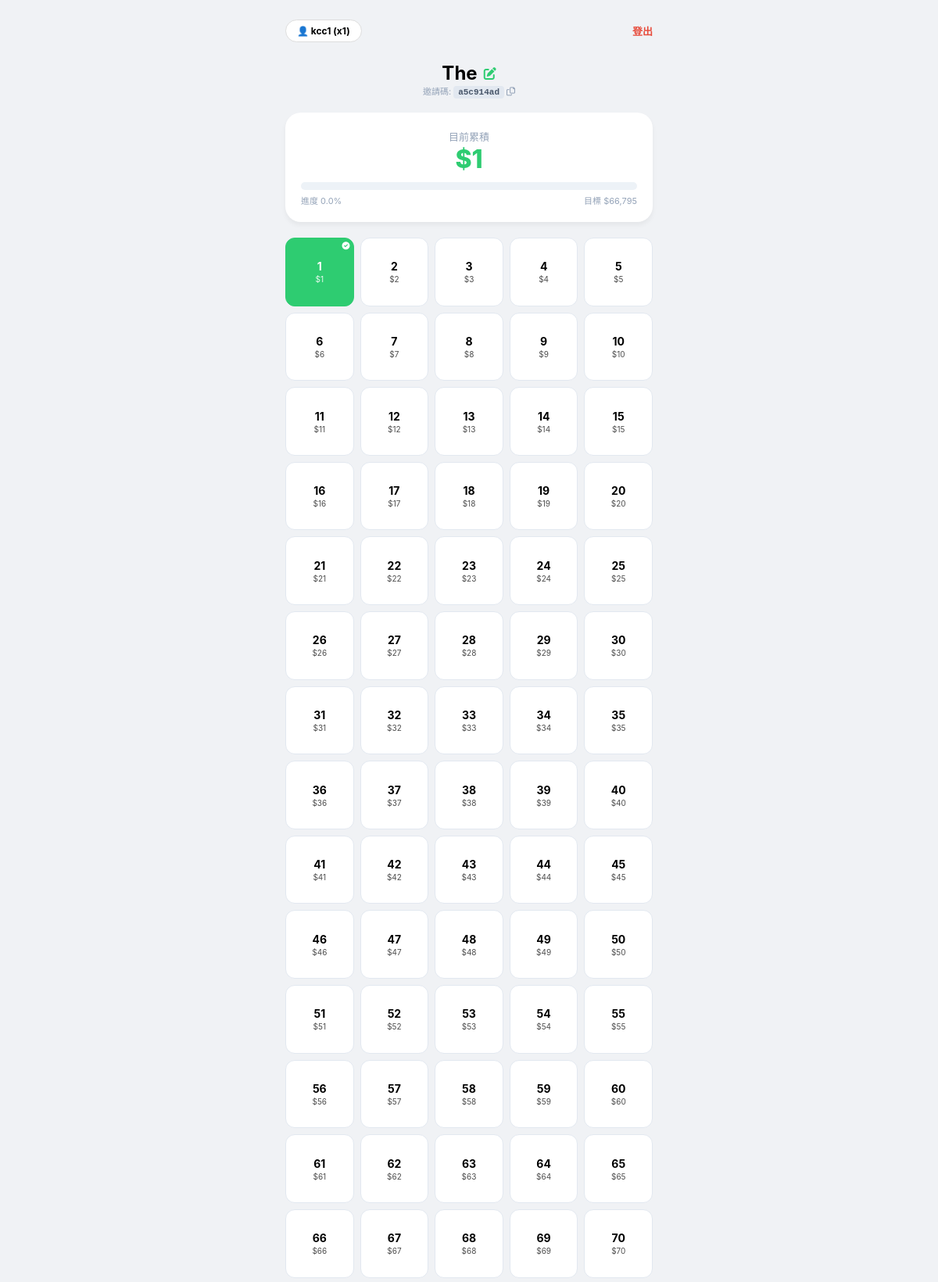
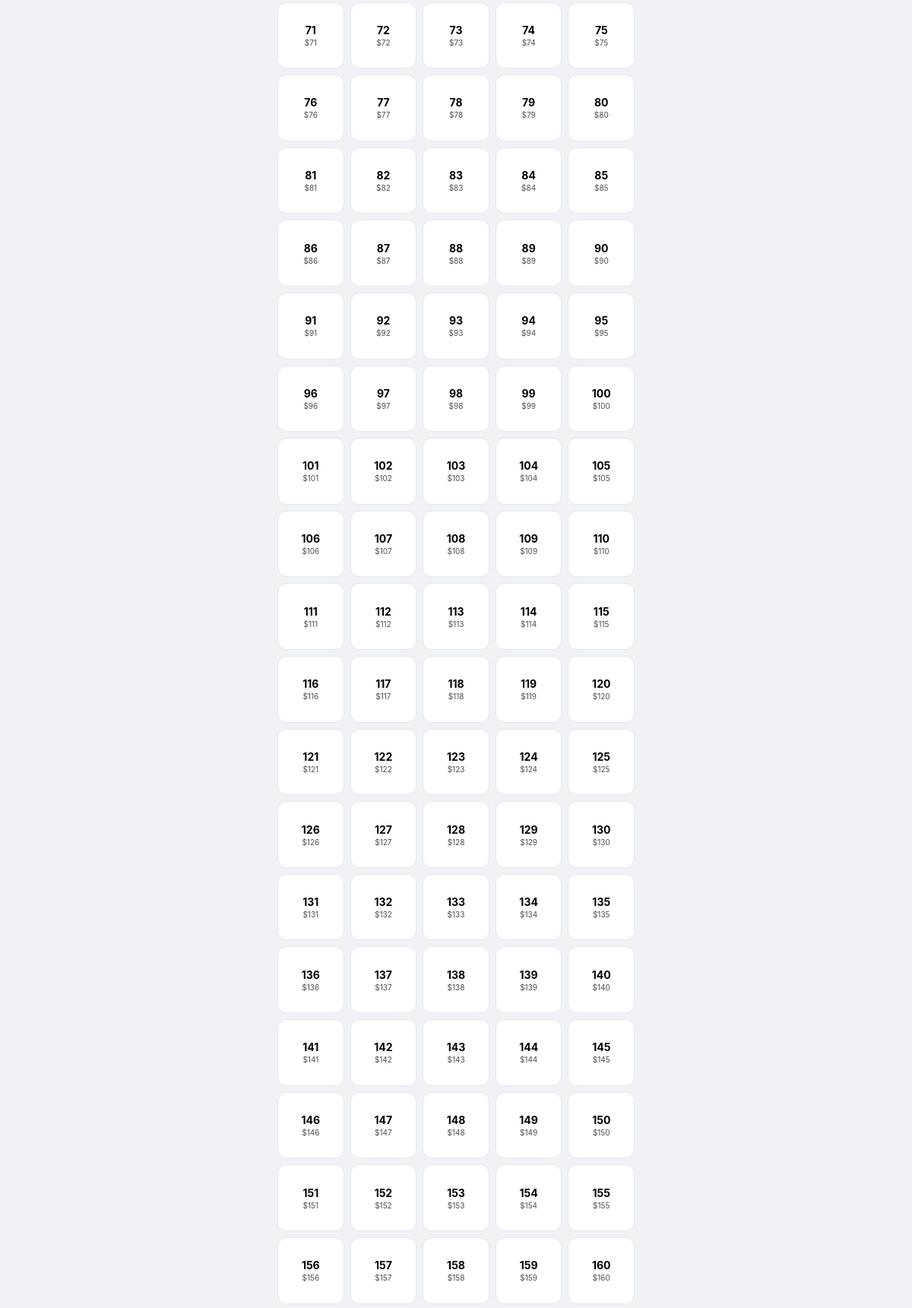
Screenshot of / (signed in, upper part) with the database file from the repository (2 pictures, top to bottom).
### app.py (models this page shows)
class User(db.Model):
    id = db.Column(db.Integer, primary_key=True)
    username = db.Column(db.String(50), unique=True, nullable=False)
    password = db.Column(db.String(255), nullable=False)
    group_uuid = db.Column(db.String(8), db.ForeignKey('group.group_uuid'))
    multiplier = db.Column(db.Integer, default=1)

class Group(db.Model):
    id = db.Column(db.Integer, primary_key=True)
    group_uuid = db.Column(db.String(8), unique=True, nullable=False)
    name = db.Column(db.String(100))

### app.py (the view)
@app.route('/')
def index():
    if 'user_id' not in session: return redirect(url_for('login'))
    curr_user = User.query.get(session['user_id'])
    if not curr_user: return redirect(url_for('logout'))
    group = Group.query.filter_by(group_uuid=curr_user.group_uuid).first()
    my_records = SavingRecord.query.filter_by(user_id=curr_user.id).all()
    saved_days = {r.day_number: {'id': r.id, 'amount': r.amount, 'note': (r.note or "").replace("'", "\\'"), 'date': r.save_date or "", 'photo': r.photo or ""} for r in my_records}
    my_current = sum(r.amount for r in my_records)
    my_target = 66795 * curr_user.multiplier
    my_pct = round((my_current / my_target * 100), 1) if my_target > 0 else 0
    return render_template('index.html', user=curr_user, group=group, current=my_current, target=my_target, my_pct=my_pct, saved_days=saved_days, today=datetime.now().strftime('%Y-%m-%d'))

### templates/index.html (shortened to what this page needs)
<!DOCTYPE html>
<html lang="zh-TW">
<head>
    <link rel="stylesheet" href="https://cdnjs.cloudflare.com/ajax/libs/font-awesome/6.0.0/css/all.min.css">
</head>
<body>
    <div class="container">
        <header class="top-nav">
            <div class="user-pill" onclick="openProfile()">👤 {{ user.username }} (x{{ user.multiplier }})</div>
            <a href="/logout" style="color:var(--danger); text-decoration:none; font-size:13px; font-weight:bold;">登出</a>
        </header>
        <div class="main-header">
            <h2 style="margin:0;">{{ group.name }}</h2>
            <i class="fa-solid fa-pen-to-square" style="color:var(--primary); cursor:pointer; font-size:16px;" onclick="editGroupName()"></i>
        </div>
        <div class="invite-box" onclick="copyCode('{{ group.group_uuid }}')">
            邀請碼: <span class="invite-code">{{ group.group_uuid }}</span> <i class="fa-regular fa-copy"></i>
        </div>
        <div class="stats-card">
            <div style="text-align: center;">
                <span style="font-size: 13px; color: var(--gray);">目前累積</span>
                <div style="font-size: 32px; font-weight: 800; color: var(--primary);">${{ "{:,}".format(current) }}</div>
            </div>
            <div class="progress-bar-bg">
            </div>
            <div style="display: flex; justify-content: space-between; font-size: 11px; margin-top: 5px; color: var(--gray);">
                <span>進度 {{ my_pct }}%</span>
                <span>目標 ${{ "{:,}".format(target) }}</span>
            </div>
        </div>
        <div class="grid">
            {% for i in range(1, 366) %}
                {% set r = saved_days.get(i) %}
                <div class="day-card {{ 'done' if r else '' }}" onclick="handleBox(this)"
                     data-day="{{ i }}" data-done="{{ '1' if r else '0' }}"
                     data-rid="{{ r.id if r else '' }}" data-note="{{ r.note if r else '' }}"
                     data-date="{{ r.date if r else '' }}">
                    <span class="day-num">{{ i }}</span>
                    <span class="day-amt">${{ i * user.multiplier }}</span>
                    {% if r %}<i class="fa-solid fa-circle-check" style="position:absolute; top:4px; right:4px; font-size:10px;"></i>{% endif %}
                </div>
            {% endfor %}
        </div>
    </div>
</body>
</html>

### templates/index.html (style rules this page uses)
:root { --primary: #2ecc71; --bg: #f0f2f5; --danger: #e74c3c; --gray: #94a3b8; }
* { box-sizing: border-box; }
body { margin: 0; background: var(--bg); font-family: -apple-system, sans-serif; }
.container { max-width: 500px; margin: 0 auto; padding: 15px; }
.top-nav { display: flex; justify-content: space-between; align-items: center; padding: 10px 0; }
.user-pill { cursor:pointer; background:#fff; padding:6px 14px; border-radius:20px; border:1px solid #ddd; font-size:12px; font-weight: bold; }
.main-header { display: flex; align-items: center; justify-content: center; gap: 8px; margin-top: 15px; }
.invite-box { text-align: center; margin-bottom: 20px; font-size: 11px; color: var(--gray); cursor: pointer; }
.invite-code { background: #e2e8f0; padding: 2px 6px; border-radius: 4px; font-family: monospace; font-weight: bold; color: #475569; }
.stats-card { background: #fff; padding: 20px; border-radius: 20px; box-shadow: 0 4px 6px rgba(0,0,0,0.05); margin-bottom: 20px; }
.progress-bar-bg { background: #edf2f7; height: 10px; border-radius: 5px; margin-top: 10px; overflow: hidden; }
.grid { display: grid; grid-template-columns: repeat(5, 1fr); gap: 8px; margin-bottom: 100px; }
.day-card { background: #fff; aspect-ratio: 1/1; border-radius: 12px; display: flex; flex-direction: column; align-items: center; justify-content: center; font-size: 12px; cursor: pointer; border: 1px solid #e2e8f0; position: relative; transition: all 0.2s; }
.day-card.done { background: var(--primary); color: #fff; border-color: var(--primary); }
.day-num { font-weight: bold; font-size: 14px; margin-bottom: 2px; }
.day-amt { font-size: 10px; opacity: 0.7; }
.day-card.done .day-amt { opacity: 0.9; }

### rows the page displays
User: username "kcc1", multiplier "1", i*user.multiplier "1" "2" "3" "4" "5" "6" "7" "8" "9" "10" "11" "12" "13" "14" "15" "16" "17" "18" "19" "20" "21" "22" "23" "24" "25" "26" "27" "28" "29" "30" "31" "32" "33" "34" "35" "36" "37" "38" "39" "40" "41" "42" "43" "44" "45" "46" "47" "48" "49" "50" "51" "52" "53" "54" "55" "56" "57" "58" "59" "60" "61" "62" "63" "64" "65" "66" "67" "68" "69" "70" "71" "72" "73" "74" "75" "76" "77" "78" "79" "80" "81" "82" "83" "84" "85" "86" "87" "88" "89" "90" "91" "92" "93" "94" "95" "96" "97" "98" "99" "100" "101" "102" "103" "104" "105" "106" "107" "108" "109" "110" "111" "112" "113" "114" "115" "116" "117" "118" "119" "120" "121" "122" "123" "124" "125" "126" "127" "128" "129" "130" "131" "132" "133" "134" "135" "136" "137" "138" "139" "140" "141" "142" "143" "144" "145" "146" "147" "148" "149" "150" "151" "152" "153" "154" "155" "156" "157" "158" "159" "160"
Group: name "The", group_uuid "a5c914ad"

### other values shown
{{ "{:,}".format(current) }} "1"
{{ my_pct }} "0.0"
{{ "{:,}".format(target) }} "66,795"
{{ i }} "1" "2" "3" "4" "5" "6" "7" "8" "9" "10" "11" "12" "13" "14" "15" "16" "17" "18" "19" "20" "21" "22" "23" "24" "25" "26" "27" "28" "29" "30" "31" "32" "33" "34" "35" "36" "37" "38" "39" "40" "41" "42" "43" "44" "45" "46" "47" "48" "49" "50" "51" "52" "53" "54" "55" "56" "57" "58" "59" "60" "61" "62" "63" "64" "65" "66" "67" "68" "69" "70" "71" "72" "73" "74" "75" "76" "77" "78" "79" "80" "81" "82" "83" "84" "85" "86" "87" "88" "89" "90" "91" "92" "93" "94" "95" "96" "97" "98" "99" "100" "101" "102" "103" "104" "105" "106" "107" "108" "109" "110" "111" "112" "113" "114" "115" "116" "117" "118" "119" "120" "121" "122" "123" "124" "125" "126" "127" "128" "129" "130" "131" "132" "133" "134" "135" "136" "137" "138" "139" "140" "141" "142" "143" "144" "145" "146" "147" "148" "149" "150" "151" "152" "153" "154" "155" "156" "157" "158" "159" "160"
